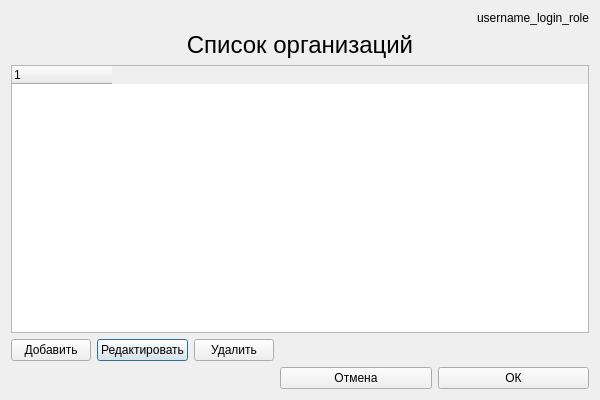
<?xml version="1.0" encoding="UTF-8"?>
<ui version="4.0">
 <class>List_organization</class>
 <widget class="QDialog" name="List_organization">
  <property name="geometry">
   <rect>
    <x>0</x>
    <y>0</y>
    <width>600</width>
    <height>400</height>
   </rect>
  </property>
  <property name="windowTitle">
   <string>Event</string>
  </property>
  <layout class="QGridLayout" name="gridLayout">
   <item row="3" column="1">
    <widget class="QPushButton" name="pushButton_edit_organization">
     <property name="text">
      <string>Редактировать</string>
     </property>
    </widget>
   </item>
   <item row="3" column="0">
    <widget class="QPushButton" name="pushButton_add_organization">
     <property name="text">
      <string>Добавить</string>
     </property>
    </widget>
   </item>
   <item row="3" column="3">
    <spacer name="horizontalSpacer">
     <property name="orientation">
      <enum>Qt::Horizontal</enum>
     </property>
     <property name="sizeHint" stdset="0">
      <size>
       <width>40</width>
       <height>20</height>
      </size>
     </property>
    </spacer>
   </item>
   <item row="3" column="2">
    <widget class="QPushButton" name="pushButton_delete_organization">
     <property name="text">
      <string>Удалить</string>
     </property>
    </widget>
   </item>
   <item row="2" column="0" colspan="4">
    <widget class="QTreeWidget" name="tree_organizations_list">
     <attribute name="headerDefaultSectionSize">
      <number>170</number>
     </attribute>
     <attribute name="headerStretchLastSection">
      <bool>false</bool>
     </attribute>
     <column>
      <property name="text">
       <string notr="true">1</string>
      </property>
     </column>
    </widget>
   </item>
   <item row="1" column="0" colspan="4">
    <widget class="QLabel" name="label">
     <property name="font">
      <font>
       <pointsize>18</pointsize>
      </font>
     </property>
     <property name="text">
      <string>Список организаций</string>
     </property>
     <property name="alignment">
      <set>Qt::AlignCenter</set>
     </property>
    </widget>
   </item>
   <item row="0" column="3">
    <widget class="QLabel" name="label_username_login_role">
     <property name="text">
      <string>username_login_role</string>
     </property>
     <property name="alignment">
      <set>Qt::AlignRight|Qt::AlignTrailing|Qt::AlignVCenter</set>
     </property>
    </widget>
   </item>
   <item row="4" column="3" rowspan="2">
    <layout class="QHBoxLayout" name="horizontalLayout">
     <item>
      <widget class="QPushButton" name="pushButton_Cancel">
       <property name="text">
        <string>Отмена</string>
       </property>
      </widget>
     </item>
     <item>
      <widget class="QPushButton" name="pushButton_OK">
       <property name="text">
        <string>ОК</string>
       </property>
      </widget>
     </item>
    </layout>
   </item>
  </layout>
 </widget>
 <resources/>
 <connections/>
</ui>
